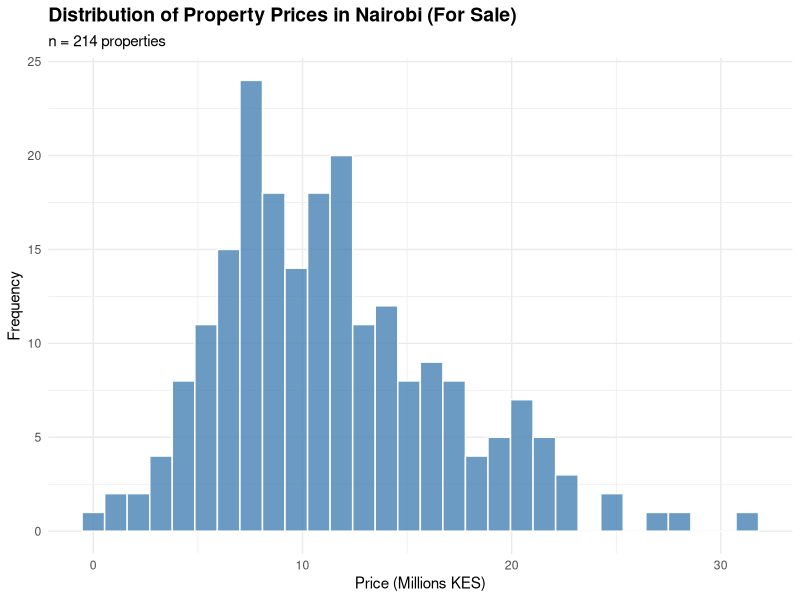
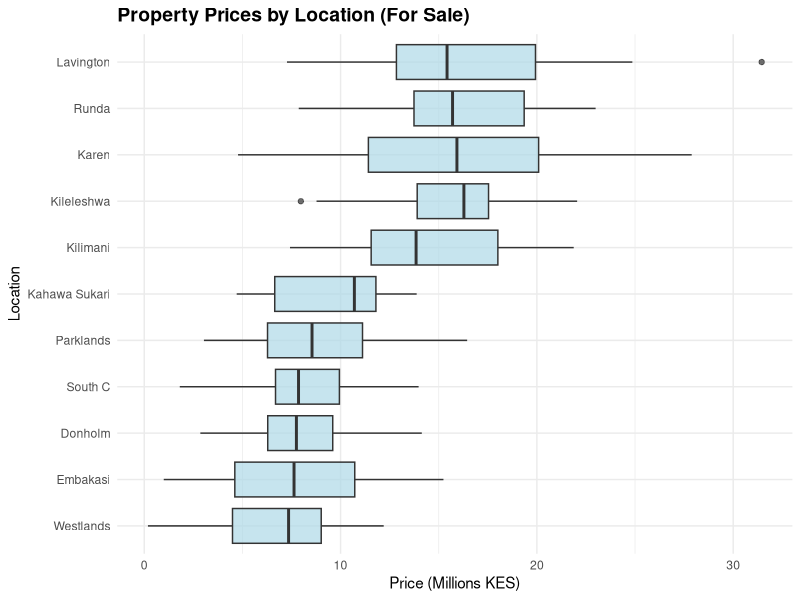
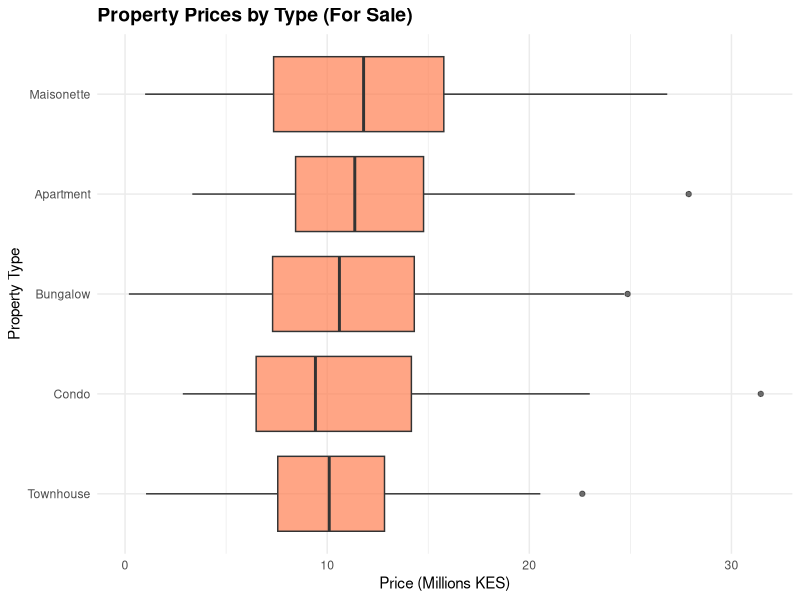
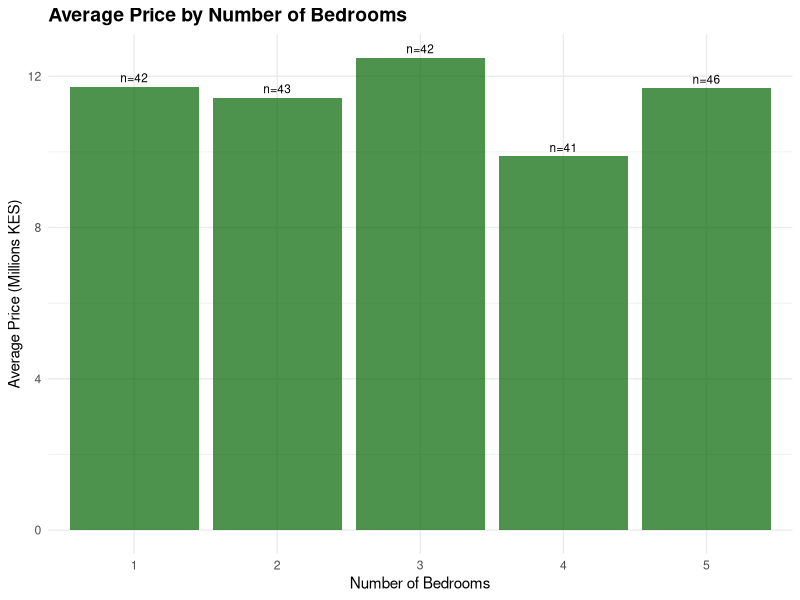
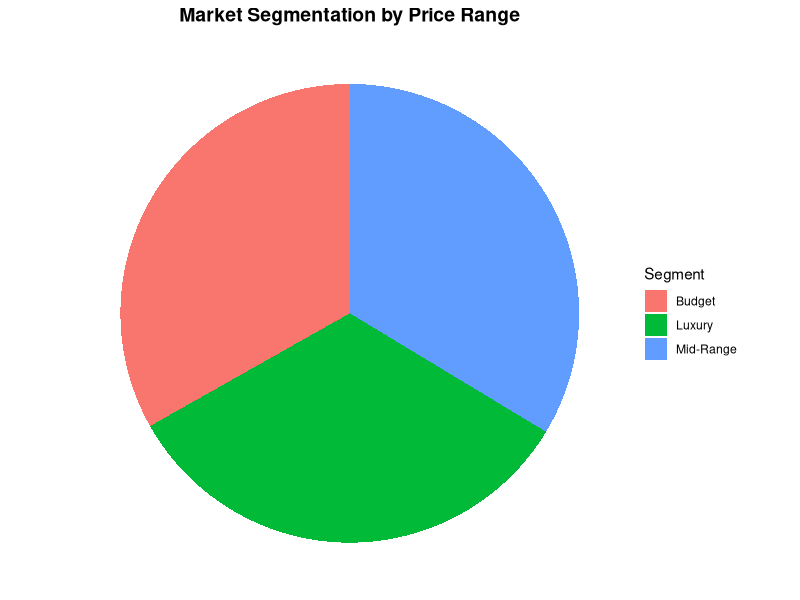
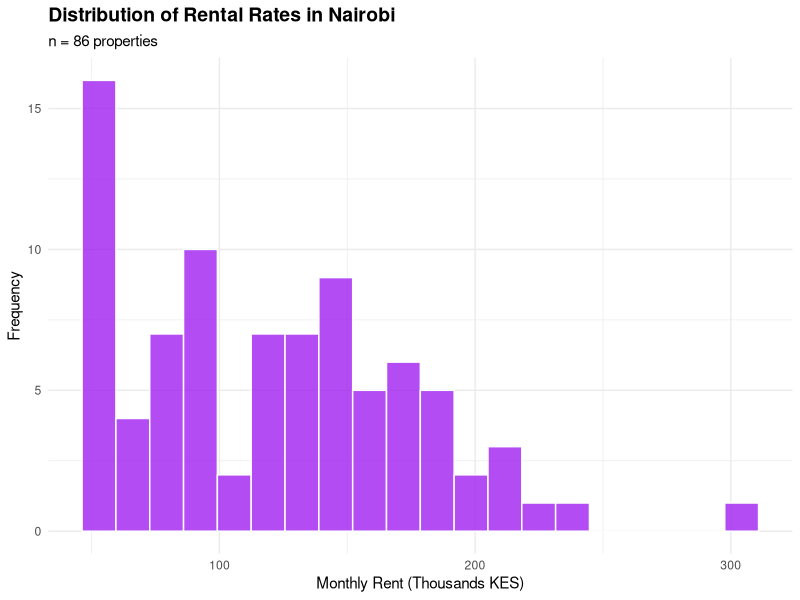

These charts were generated, in order, by the following R code:
# ============================================
# COMPREHENSIVE NAIROBI REAL ESTATE ANALYSIS
# Complete Analysis to Fill All Report Placeholders
# ============================================

# Load required libraries
library(tidyverse)
library(scales)
library(lubridate)

# Read the dataset
nairobi_data <- read_csv("nairobi_properties.csv")

cat("========================================\n")
cat("NAIROBI REAL ESTATE COMPREHENSIVE ANALYSIS\n")
cat("========================================\n\n")

# ============================================
# SECTION 1: BASIC PROPERTY ANALYSIS
# ============================================

cat("=== SECTION 1: BASIC PROPERTY ANALYSIS ===\n\n")

# Separate properties into For Sale and For Rent
properties_for_sale <- nairobi_data %>%
  filter(Status == "For Sale")

properties_for_rent <- nairobi_data %>%
  filter(Status == "For Rent")

cat("Total Properties:", nrow(nairobi_data), "\n")
cat("Properties For Sale:", nrow(properties_for_sale), "\n")
cat("Properties For Rent:", nrow(properties_for_rent), "\n\n")

# Calculate descriptive statistics for sale prices
sale_stats <- properties_for_sale %>%
  summarise(
    mean_price = mean(Price, na.rm = TRUE),
    median_price = median(Price, na.rm = TRUE),
    min_price = min(Price, na.rm = TRUE),
    max_price = max(Price, na.rm = TRUE),
    sd_price = sd(Price, na.rm = TRUE),
    count = n()
  )

cat("PROPERTY PRICE STATISTICS (KES) - FOR SALE:\n")
cat("--------------------------------------------\n")
cat("Average property price: KES", comma(sale_stats$mean_price), "\n")
cat("Median property price: KES", comma(sale_stats$median_price), "\n")
cat("Minimum property price: KES", comma(sale_stats$min_price), "\n")
cat("Maximum property price: KES", comma(sale_stats$max_price), "\n")
cat("Standard deviation: KES", comma(sale_stats$sd_price), "\n")
cat("Total properties (For Sale):", sale_stats$count, "\n\n")

# Calculate skewness
price_skew <- (sale_stats$mean_price - sale_stats$median_price) / sale_stats$sd_price
price_cv <- sale_stats$sd_price / sale_stats$mean_price

cat("Distribution Skewness:", round(price_skew, 3), "\n")
cat("Coefficient of Variation:", round(price_cv, 3), "\n\n")

# Rental statistics
if (nrow(properties_for_rent) > 0) {
  rental_stats <- properties_for_rent %>%
    summarise(
      mean_rental = mean(Price, na.rm = TRUE),
      median_rental = median(Price, na.rm = TRUE),
      min_rental = min(Price, na.rm = TRUE),
      max_rental = max(Price, na.rm = TRUE),
      sd_rental = sd(Price, na.rm = TRUE),
      count = n()
    )
  
  cat("RENTAL RATE STATISTICS (Monthly KES):\n")
  cat("--------------------------------------\n")
  cat("Average monthly rental rate: KES", comma(rental_stats$mean_rental), "\n")
  cat("Median monthly rental rate: KES", comma(rental_stats$median_rental), "\n")
  cat("Minimum rental rate: KES", comma(rental_stats$min_rental), "\n")
  cat("Maximum rental rate: KES", comma(rental_stats$max_rental), "\n")
  cat("Total rental properties:", rental_stats$count, "\n\n")
}

# ============================================
# SECTION 2: ANALYSIS BY PROPERTY TYPE
# ============================================

cat("\n=== SECTION 2: ANALYSIS BY PROPERTY TYPE ===\n\n")

# Property type analysis for sale properties
type_analysis <- properties_for_sale %>%
  group_by(Type) %>%
  summarise(
    avg_price = mean(Price),
    median_price = median(Price),
    total_value = sum(Price),
    count = n(),
    .groups = "drop"
  ) %>%
  mutate(
    pct_of_market = (count / sum(count)) * 100,
    pct_of_value = (total_value / sum(total_value)) * 100
  ) %>%
  arrange(desc(total_value))

cat("PROPERTY TYPE BREAKDOWN:\n")
cat("------------------------\n")
print(type_analysis %>%
        mutate(
          avg_price = comma(avg_price),
          median_price = comma(median_price),
          total_value = comma(total_value),
          pct_of_market = paste0(round(pct_of_market, 1), "%"),
          pct_of_value = paste0(round(pct_of_value, 1), "%")
        ))

cat("\n")

# ============================================
# SECTION 3: ANALYSIS BY LOCATION
# ============================================

cat("\n=== SECTION 3: ANALYSIS BY LOCATION ===\n\n")

# Overall location counts
location_counts <- nairobi_data %>%
  count(Location, sort = TRUE)

cat("TOP 5 LOCATIONS BY NUMBER OF PROPERTIES:\n")
cat("-----------------------------------------\n")
print(head(location_counts, 5))
cat("\n")

# Location analysis for sale properties
location_analysis <- properties_for_sale %>%
  group_by(Location) %>%
  summarise(
    avg_price = mean(Price),
    median_price = median(Price),
    min_price = min(Price),
    max_price = max(Price),
    total_value = sum(Price),
    count = n(),
    .groups = "drop"
  ) %>%
  mutate(
    pct_of_market = (count / sum(count)) * 100,
    price_range = max_price - min_price
  ) %>%
  arrange(desc(avg_price))

cat("TOP 5 MOST EXPENSIVE LOCATIONS (Average Sale Price):\n")
cat("-----------------------------------------------------\n")
print(location_analysis %>%
        head(5) %>%
        mutate(
          avg_price = comma(avg_price),
          median_price = comma(median_price),
          total_value = comma(total_value)
        ) %>%
        select(Location, avg_price, median_price, count, total_value))

cat("\n")

# Full location comparison table
cat("COMPLETE LOCATION COMPARISON TABLE:\n")
cat("------------------------------------\n")
location_table <- location_analysis %>%
  mutate(
    avg_price_fmt = comma(avg_price),
    total_value_fmt = comma(total_value),
    pct_market_fmt = paste0(round(pct_of_market, 1), "%"),
    min_price_fmt = comma(min_price),
    max_price_fmt = comma(max_price)
  ) %>%
  select(Location, avg_price_fmt, total_value_fmt, count, 
         pct_market_fmt, min_price_fmt, max_price_fmt)

print(location_table)
cat("\n")

# ============================================
# SECTION 4: PROPERTY FEATURES ANALYSIS
# ============================================

cat("\n=== SECTION 4: PROPERTY FEATURES ANALYSIS ===\n\n")

# Size analysis
cat("SIZE ANALYSIS:\n")
cat("--------------\n")
size_stats <- properties_for_sale %>%
  summarise(
    min_size = min(Size_sqm),
    max_size = max(Size_sqm),
    avg_size = mean(Size_sqm),
    median_size = median(Size_sqm)
  )

cat("Minimum size:", size_stats$min_size, "sq m\n")
cat("Maximum size:", size_stats$max_size, "sq m\n")
cat("Average size:", round(size_stats$avg_size, 1), "sq m\n")
cat("Median size:", size_stats$median_size, "sq m\n\n")

# Correlation between size and price
size_price_corr <- cor(properties_for_sale$Size_sqm, properties_for_sale$Price)
cat("Size-Price Correlation:", round(size_price_corr, 3), "\n\n")

# Size categories
properties_for_sale <- properties_for_sale %>%
  mutate(
    size_category = case_when(
      Size_sqm < 100 ~ "Small (<100 sqm)",
      Size_sqm >= 100 & Size_sqm < 150 ~ "Medium (100-150 sqm)",
      Size_sqm >= 150 ~ "Large (>150 sqm)"
    )
  )

size_category_analysis <- properties_for_sale %>%
  group_by(size_category) %>%
  summarise(
    avg_price = mean(Price),
    count = n(),
    price_per_sqm = mean(Price / Size_sqm),
    .groups = "drop"
  )

cat("PRICE BY SIZE CATEGORY:\n")
print(size_category_analysis %>%
        mutate(
          avg_price = comma(avg_price),
          price_per_sqm = comma(round(price_per_sqm, 0))
        ))
cat("\n")

# Bedroom analysis
cat("BEDROOM ANALYSIS:\n")
cat("-----------------\n")
bedroom_analysis <- properties_for_sale %>%
  group_by(Bedrooms) %>%
  summarise(
    avg_price = mean(Price),
    median_price = median(Price),
    count = n(),
    pct_of_market = (n() / nrow(properties_for_sale)) * 100,
    .groups = "drop"
  ) %>%
  arrange(Bedrooms)

print(bedroom_analysis %>%
        mutate(
          avg_price = comma(avg_price),
          median_price = comma(median_price),
          pct_of_market = paste0(round(pct_of_market, 1), "%")
        ))
cat("\n")

# Bathroom analysis
cat("BATHROOM ANALYSIS:\n")
cat("------------------\n")
bathroom_analysis <- properties_for_sale %>%
  group_by(Bathrooms) %>%
  summarise(
    avg_price = mean(Price),
    count = n(),
    .groups = "drop"
  ) %>%
  arrange(Bathrooms)

print(bathroom_analysis %>%
        mutate(avg_price = comma(avg_price)))
cat("\n")

# ============================================
# SECTION 5: TIME-BASED ANALYSIS
# ============================================

cat("\n=== SECTION 5: TIME-BASED ANALYSIS ===\n\n")

# Convert DateListed to date format
nairobi_data <- nairobi_data %>%
  mutate(DateListed = as.Date(DateListed))

properties_for_sale <- properties_for_sale %>%
  mutate(DateListed = as.Date(DateListed))

# Get first and last months
date_range <- properties_for_sale %>%
  summarise(
    first_date = min(DateListed),
    last_date = max(DateListed)
  )

cat("Analysis Period:", format(date_range$first_date, "%B %Y"), 
    "to", format(date_range$last_date, "%B %Y"), "\n\n")

# First month analysis
first_month <- floor_date(date_range$first_date, "month")
last_month <- floor_date(date_range$last_date, "month")

first_month_data <- properties_for_sale %>%
  filter(floor_date(DateListed, "month") == first_month) %>%
  summarise(
    total_value = sum(Price),
    count = n(),
    avg_price = mean(Price)
  )

last_month_data <- properties_for_sale %>%
  filter(floor_date(DateListed, "month") == last_month) %>%
  summarise(
    total_value = sum(Price),
    count = n(),
    avg_price = mean(Price)
  )

cat("OVERALL MARKET TRENDS:\n")
cat("----------------------\n")
cat("First Month (", format(first_month, "%B %Y"), "):\n", sep = "")
cat("  Total Value: KES", comma(first_month_data$total_value), "\n")
cat("  Transactions:", first_month_data$count, "\n")
cat("  Average Price: KES", comma(first_month_data$avg_price), "\n\n")

cat("Last Month (", format(last_month, "%B %Y"), "):\n", sep = "")
cat("  Total Value: KES", comma(last_month_data$total_value), "\n")
cat("  Transactions:", last_month_data$count, "\n")
cat("  Average Price: KES", comma(last_month_data$avg_price), "\n\n")

# Calculate changes
value_change <- ((last_month_data$total_value - first_month_data$total_value) / 
                   first_month_data$total_value) * 100
trans_change <- ((last_month_data$count - first_month_data$count) / 
                   first_month_data$count) * 100
price_change <- ((last_month_data$avg_price - first_month_data$avg_price) / 
                   first_month_data$avg_price) * 100

cat("CHANGES FROM FIRST TO LAST MONTH:\n")
cat("Value Change:", sprintf("%.1f%%", value_change), "\n")
cat("Transaction Change:", sprintf("%.1f%%", trans_change), "\n")
cat("Average Price Change:", sprintf("%.1f%%", price_change), "\n\n")

# Location-specific time analysis
cat("LOCATION-SPECIFIC TIME TRENDS:\n")
cat("------------------------------\n")

time_by_location <- properties_for_sale %>%
  mutate(month = floor_date(DateListed, "month")) %>%
  filter(month %in% c(first_month, last_month)) %>%
  group_by(Location, month) %>%
  summarise(
    total_value = sum(Price),
    count = n(),
    avg_price = mean(Price),
    .groups = "drop"
  ) %>%
  pivot_wider(
    names_from = month,
    values_from = c(total_value, count, avg_price),
    names_sep = "_"
  )

# Calculate changes for each location
location_time <- time_by_location %>%
  mutate(
    value_change_pct = ((get(paste0("total_value_", last_month)) - 
                           get(paste0("total_value_", first_month))) / 
                          get(paste0("total_value_", first_month))) * 100,
    trans_change_pct = ((get(paste0("count_", last_month)) - 
                           get(paste0("count_", first_month))) / 
                          get(paste0("count_", first_month))) * 100
  ) %>%
  arrange(desc(value_change_pct))

print(location_time %>%
        head(10) %>%
        select(Location, contains("total_value"), contains("count"), 
               value_change_pct, trans_change_pct) %>%
        mutate(across(contains("total_value"), comma),
               value_change_pct = paste0(round(value_change_pct, 1), "%"),
               trans_change_pct = paste0(round(trans_change_pct, 1), "%")))

cat("\n")

# ============================================
# SECTION 6: PRICE RANGE SEGMENTATION
# ============================================

cat("\n=== SECTION 6: PRICE RANGE SEGMENTATION ===\n\n")

# Define price brackets based on data distribution
price_brackets <- quantile(properties_for_sale$Price, probs = c(0, 0.33, 0.67, 1))

properties_for_sale <- properties_for_sale %>%
  mutate(
    price_segment = case_when(
      Price < price_brackets[2] ~ "Budget",
      Price >= price_brackets[2] & Price < price_brackets[3] ~ "Mid-Range",
      Price >= price_brackets[3] ~ "Luxury"
    )
  )

price_segmentation <- properties_for_sale %>%
  group_by(price_segment) %>%
  summarise(
    count = n(),
    total_value = sum(Price),
    avg_price = mean(Price),
    min_price = min(Price),
    max_price = max(Price),
    .groups = "drop"
  ) %>%
  mutate(
    pct_of_market = (count / sum(count)) * 100,
    pct_of_value = (total_value / sum(total_value)) * 100
  )

cat("PRICE RANGE CATEGORIES:\n")
cat("-----------------------\n")
print(price_segmentation %>%
        mutate(
          count = count,
          pct_of_market = paste0(round(pct_of_market, 1), "%"),
          total_value = comma(total_value),
          avg_price = comma(avg_price),
          min_price = comma(min_price),
          max_price = comma(max_price),
          pct_of_value = paste0(round(pct_of_value, 1), "%")
        ))

cat("\n")
cat("Price Bracket Thresholds:\n")
cat("Budget: < KES", comma(price_brackets[2]), "\n")
cat("Mid-Range: KES", comma(price_brackets[2]), "- KES", comma(price_brackets[3]), "\n")
cat("Luxury: > KES", comma(price_brackets[3]), "\n\n")

# ============================================
# SECTION 7: INVESTMENT INDICATORS
# ============================================

cat("\n=== SECTION 7: INVESTMENT INDICATORS ===\n\n")
cat("NOTE: Full ROI and rental yield calculations require additional data\n")
cat("      (purchase costs, operating expenses, market appreciation rates).\n")
cat("      Basic indicators provided based on available data.\n\n")

# Estimate rental yield for locations with both sale and rent data
investment_by_location <- properties_for_sale %>%
  group_by(Location) %>%
  summarise(
    avg_sale_price = mean(Price),
    sale_count = n(),
    .groups = "drop"
  )

rental_by_location <- properties_for_rent %>%
  group_by(Location) %>%
  summarise(
    avg_rental = mean(Price),
    rental_count = n(),
    .groups = "drop"
  )

investment_indicators <- investment_by_location %>%
  left_join(rental_by_location, by = "Location") %>%
  filter(!is.na(avg_rental)) %>%
  mutate(
    estimated_annual_yield = (avg_rental * 12 / avg_sale_price) * 100
  ) %>%
  arrange(desc(estimated_annual_yield))

cat("ESTIMATED RENTAL YIELD BY LOCATION:\n")
cat("(Annual rental income / property value)\n")
cat("------------------------------------\n")
print(investment_indicators %>%
        mutate(
          avg_sale_price = comma(avg_sale_price),
          avg_rental = comma(avg_rental),
          estimated_annual_yield = paste0(round(estimated_annual_yield, 2), "%")
        ) %>%
        select(Location, avg_sale_price, avg_rental, estimated_annual_yield))

cat("\n")

# ============================================
# CREATE VISUALIZATIONS
# ============================================

cat("\n=== CREATING VISUALIZATIONS ===\n\n")

# 1. Price distribution
p1 <- ggplot(properties_for_sale, aes(x = Price / 1000000)) +
  geom_histogram(bins = 30, fill = "steelblue", color = "white", alpha = 0.8) +
  labs(
    title = "Distribution of Property Prices in Nairobi (For Sale)",
    subtitle = paste0("n = ", nrow(properties_for_sale), " properties"),
    x = "Price (Millions KES)",
    y = "Frequency"
  ) +
  theme_minimal() +
  theme(plot.title = element_text(size = 14, face = "bold"))

ggsave("1_price_distribution.png", p1, width = 10, height = 6, dpi = 300)

# 2. Price by location
p2 <- ggplot(properties_for_sale, aes(x = reorder(Location, Price), y = Price / 1000000)) +
  geom_boxplot(fill = "lightblue", alpha = 0.7) +
  coord_flip() +
  labs(
    title = "Property Prices by Location (For Sale)",
    x = "Location",
    y = "Price (Millions KES)"
  ) +
  theme_minimal() +
  theme(plot.title = element_text(size = 14, face = "bold"))

ggsave("2_price_by_location.png", p2, width = 10, height = 8, dpi = 300)

# 3. Price by property type
p3 <- ggplot(properties_for_sale, aes(x = reorder(Type, Price), y = Price / 1000000)) +
  geom_boxplot(fill = "coral", alpha = 0.7) +
  coord_flip() +
  labs(
    title = "Property Prices by Type (For Sale)",
    x = "Property Type",
    y = "Price (Millions KES)"
  ) +
  theme_minimal() +
  theme(plot.title = element_text(size = 14, face = "bold"))

ggsave("3_price_by_type.png", p3, width = 10, height = 6, dpi = 300)

# 4. Bedroom analysis
p4 <- ggplot(bedroom_analysis, aes(x = factor(Bedrooms), y = avg_price / 1000000)) +
  geom_col(fill = "darkgreen", alpha = 0.7) +
  geom_text(aes(label = paste0("n=", count)), vjust = -0.5, size = 3) +
  labs(
    title = "Average Price by Number of Bedrooms",
    x = "Number of Bedrooms",
    y = "Average Price (Millions KES)"
  ) +
  theme_minimal() +
  theme(plot.title = element_text(size = 14, face = "bold"))

ggsave("4_price_by_bedrooms.png", p4, width = 10, height = 6, dpi = 300)

# 5. Price segmentation
p5 <- ggplot(price_segmentation, aes(x = "", y = count, fill = price_segment)) +
  geom_col(width = 1) +
  coord_polar("y") +
  labs(title = "Market Segmentation by Price Range",
       fill = "Segment") +
  theme_void() +
  theme(plot.title = element_text(size = 14, face = "bold", hjust = 0.5))

ggsave("5_price_segmentation.png", p5, width = 8, height = 8, dpi = 300)

# 6. Rental distribution
if (nrow(properties_for_rent) > 0) {
  p6 <- ggplot(properties_for_rent, aes(x = Price / 1000)) +
    geom_histogram(bins = 20, fill = "purple", color = "white", alpha = 0.8) +
    labs(
      title = "Distribution of Rental Rates in Nairobi",
      subtitle = paste0("n = ", nrow(properties_for_rent), " properties"),
      x = "Monthly Rent (Thousands KES)",
      y = "Frequency"
    ) +
    theme_minimal() +
    theme(plot.title = element_text(size = 14, face = "bold"))
  
  ggsave("6_rental_distribution.png", p6, width = 10, height = 6, dpi = 300)
}

cat("Visualizations saved successfully!\n")
cat("Files created:\n")
cat("  - 1_price_distribution.png\n")
cat("  - 2_price_by_location.png\n")
cat("  - 3_price_by_type.png\n")
cat("  - 4_price_by_bedrooms.png\n")
cat("  - 5_price_segmentation.png\n")
if (nrow(properties_for_rent) > 0) {
  cat("  - 6_rental_distribution.png\n")
}

cat("\n========================================\n")
cat("COMPREHENSIVE ANALYSIS COMPLETE!\n")
cat("========================================\n")
